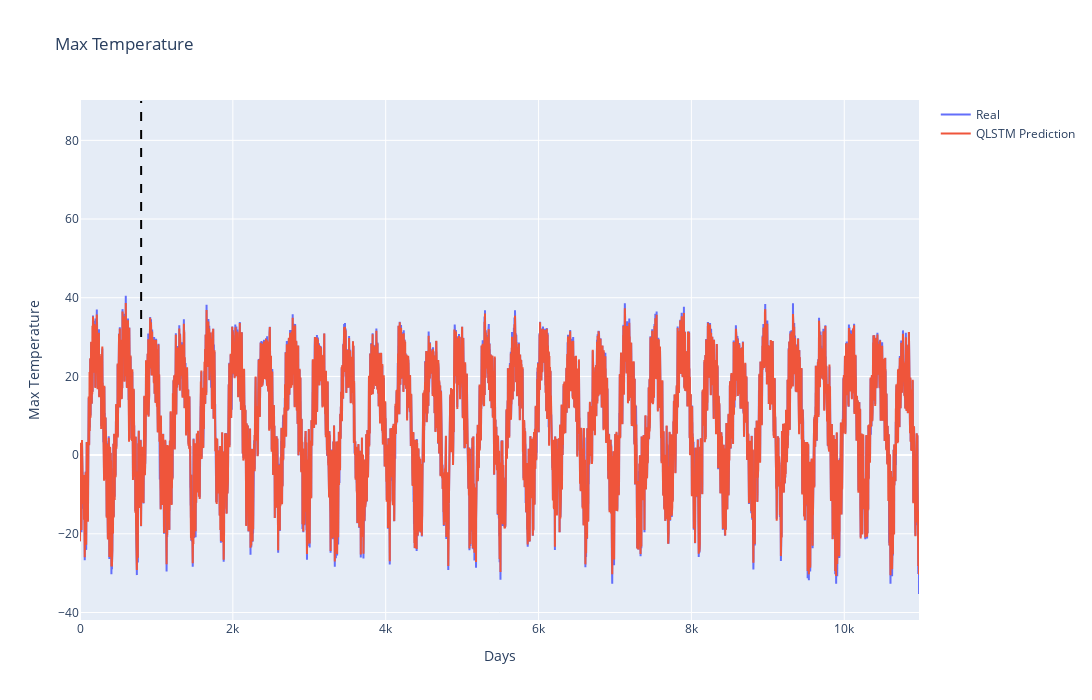

The cell this chart's notebook holds for it:
### Code cell
fig = go.Figure()
fig.add_trace(go.Scatter(x=list(range(10979)), y=df_out_Q["max_temperature"], mode='lines', name='Real'))
fig.add_trace(go.Scatter(x=list(range(10979)), y=df_out_Q["Model forecast"], mode='lines', name='QLSTM Prediction'))
size = 800
fig.add_shape(dict(type='line', x0=size, y0=30, x1=size, y1=90,line=dict(color='black', width=2, dash='dash')))
fig.update_layout(title="Max Temperature",xaxis_title="Days",yaxis_title="Max Temperature",width=1200,height=700)
fig.show()

### Figure 1 — Plotly figure (JSON) as saved in the notebook; plotly's stock layout.template omitted (floating-point values rounded to 4 significant figures; data arrays with more than 128 entries replaced by an {"elided": "..."} marker saying what was removed)
{"data": [{"mode": "lines", "name": "Real", "type": "scatter", "x": {"elided": "10979 int values"}, "y": {"elided": "10979 float values"}}, {"mode": "lines", "name": "QLSTM Prediction", "type": "scatter", "x": {"elided": "10979 int values"}, "y": {"elided": "10979 float values"}}], "layout": {"height": 700, "shapes": [{"line": {"color": "black", "dash": "dash", "width": 2}, "type": "line", "x0": 800, "x1": 800, "y0": 30, "y1": 90}], "title": {"text": "Max Temperature"}, "width": 1200, "xaxis": {"title": {"text": "Days"}}, "yaxis": {"title": {"text": "Max Temperature"}}}}
